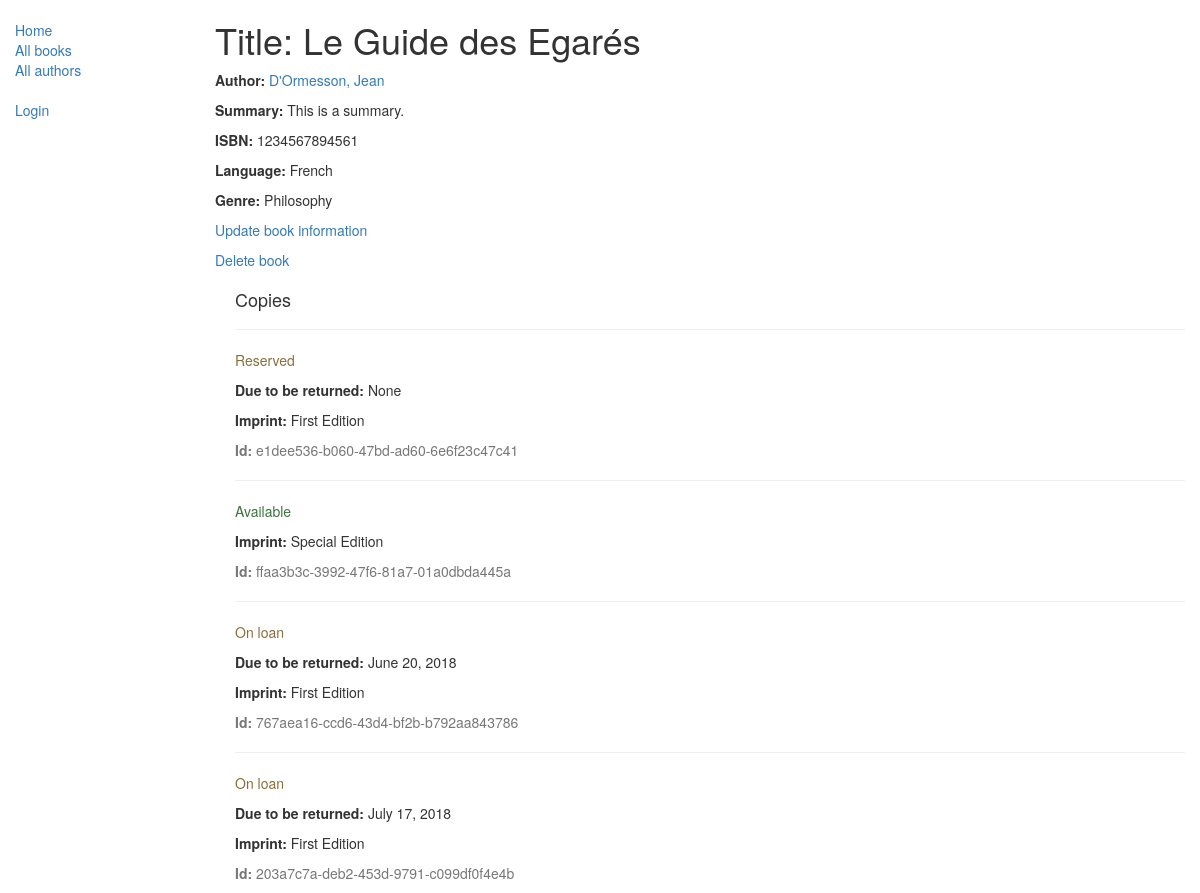
/catalog/book/1, run on the app's committed database.
### catalog/models.py (models this page shows, shortened)
class Book(models.Model):
    title = models.CharField(max_length=200)
    author = models.ForeignKey('Author', on_delete=models.SET_NULL, null=True)
    summary = models.TextField(
        max_length=1000, help_text="Enter a brief description of the book")
    isbn = models.CharField(
        'ISBN', max_length=13, help_text='13 Character <a href="https://www.isbn-international.org/content/what-isbn">ISBN number</a>')
    genre = models.ManyToManyField(
        Genre, help_text="Select a genre for this book")
    language = models.ForeignKey(
        'Language', on_delete=models.SET_NULL, null=True)

class Author(models.Model):
    first_name = models.CharField(max_length=100)
    last_name = models.CharField(max_length=100)
    date_of_birth = models.DateField('born', null=True, blank=True)
    date_of_death = models.DateField('died', null=True, blank=True)
    class Meta:
        ordering = ["last_name", "first_name"]
    def get_absolute_url(self):
        return reverse('author-detail', args=[str(self.id)])
    def __str__(self):
        return '{0}, {1}'.format(self.last_name, self.first_name)

class Language(models.Model):
    name = models.CharField(
        max_length=200, help_text="Enter a the book's natural language (e.g. English, French, Japanese etc.)")
    def __str__(self):
        return self.name

class Genre(models.Model):
    name = models.CharField(
        max_length=200, help_text="Enter a book genre (e.g. Science Fiction, French Poetry etc.)")
    def __str__(self):
        return self.name

class BookInstance(models.Model):
    id = models.UUIDField(primary_key=True, default=uuid.uuid4,
                          help_text="Unique ID for this particular book across whole library")
    book = models.ForeignKey('Book', on_delete=models.SET_NULL, null=True)
    imprint = models.CharField(max_length=200)
    due_back = models.DateField(null=True, blank=True)
    borrower = models.ForeignKey(
        User, on_delete=models.SET_NULL, null=True, blank=True)
    LOAN_STATUS = (
        ('d', 'Maintenance'),
        ('o', 'On loan'),
        ('a', 'Available'),
        ('r', 'Reserved'),
    )
    status = models.CharField(max_length=1, choices=LOAN_STATUS,
                              blank=True, default='d', help_text='Book availability')
    class Meta:
        ordering = ["due_back"]
        permissions = (("can_mark_returned", "Set book as returned"),)

### catalog/views.py (the view)
# urls.py: path('book/<int:pk>', views.BookDetailView.as_view(), name='book-detail'),
class BookDetailView(generic.DetailView):
    model = Book

### catalog/templates/catalog/book_detail.html
{% extends "base_generic.html" %}
{% block content %}
  <h1>Title: {{ book.title }}</h1>
  <p><strong>Author:</strong> <a href="{{ book.author.get_absolute_url }}">{{ book.author }}</a></p>
  <p><strong>Summary:</strong> {{ book.summary }}</p>
  <p><strong>ISBN:</strong> {{ book.isbn }}</p>
  <p><strong>Language:</strong> {{ book.language }}</p>
  <p><strong>Genre:</strong> {% for genre in book.genre.all %} {{ genre }}{% if not forloop.last %}, {% endif %}{% endfor %}</p>
  <p><a href="{% url 'book-update' book.pk %}">Update book information</a></p>
  <p><a href="{% url 'book-delete' book.pk %}">Delete book</a></p>
  <div style="margin-left:20px;margin-top:20px">
    <h4>Copies</h4>
    {% for copy in book.bookinstance_set.all %}
    <hr>
    <p class="{% if copy.status == 'a' %}text-success{% elif copy.status == 'm' %}text-danger{% else %}text-warning{% endif %}">{{ copy.get_status_display }}</p>
    {% if copy.status != 'a' %}<p><strong>Due to be returned:</strong> {{copy.due_back}}</p>{% endif %}
    <p><strong>Imprint:</strong> {{copy.imprint}}</p>
    <p class="text-muted"><strong>Id:</strong> {{copy.id}}</p>
    {% endfor %}
  </div>
{% endblock %}

### data on the page
Book: title "Le Guide des Egarés", author "D'Ormesson, Jean", summary "This is a summary.", isbn "1234567894561", language "French"
Genre: name "Philosophy"
BookInstance: status "Reserved", due_back "None", imprint "First Edition", id "e1dee536-b060-47bd-ad60-6e6f23c47c41"
BookInstance: status "Available", imprint "Special Edition", id "ffaa3b3c-3992-47f6-81a7-01a0dbda445a"
BookInstance: status "On loan", due_back "June 20, 2018", imprint "First Edition", id "767aea16-ccd6-43d4-bf2b-b792aa843786"
BookInstance: status "On loan", due_back "July 17, 2018", imprint "First Edition", id "203a7c7a-deb2-453d-9791-c099df0f4e4b"
